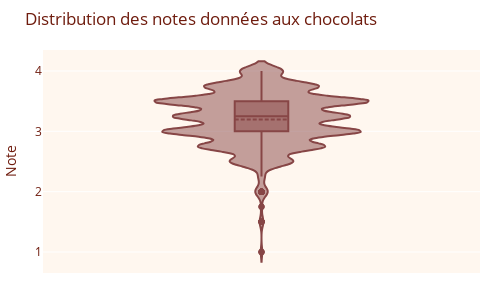

Here is the notebook cell this chart was saved with:
### Markdown cell above
## 2- Prise en main des données

#### Répartition des notes données

### Code cell
fig = px.violin(df, y='rating', title='Distribution des notes données aux chocolats', labels={'rating': 'Note'},
                width=500, height=300) 
fig.update_traces(box_visible=True, meanline_visible=True)
fig.update_traces(marker=dict(color=palette[0], line=dict(color='rgb(8,48,107)')))
fig.update_layout(plot_bgcolor=background_color, font_color=text_color,
                  margin=dict(l=40, r=20, t=50, b=10)) 
fig.show()

### Figure 1 — Plotly figure (JSON) as saved in the notebook; plotly's stock layout.template omitted (floating-point values rounded to 4 significant figures; data arrays with more than 128 entries replaced by an {"elided": "..."} marker saying what was removed)
{"data": [{"alignmentgroup": "True", "box": {"visible": true}, "hovertemplate": "Note=%{y}<extra></extra>", "legendgroup": "", "marker": {"color": "#874646", "line": {"color": "rgb(8,48,107)"}}, "meanline": {"visible": true}, "name": "", "offsetgroup": "", "orientation": "v", "scalegroup": "True", "showlegend": false, "type": "violin", "x0": " ", "xaxis": "x", "y": {"elided": "2530 float values"}, "y0": " ", "yaxis": "y"}], "layout": {"font": {"color": "#6f1c0e"}, "height": 300, "legend": {"tracegroupgap": 0}, "margin": {"b": 10, "l": 40, "r": 20, "t": 50}, "plot_bgcolor": "#fff7ef", "title": {"text": "Distribution des notes données aux chocolats"}, "violinmode": "group", "width": 500, "xaxis": {"anchor": "y", "domain": [0, 1]}, "yaxis": {"anchor": "x", "domain": [0, 1], "title": {"text": "Note"}}}}
